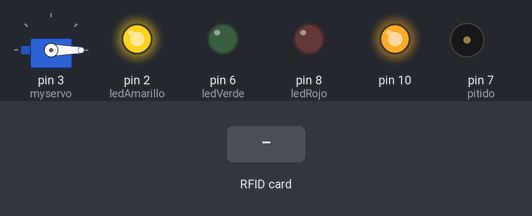
Recording of a sketch running on a simulated Arduino Uno, built with avr-gcc and run on an emulated ATmega328P. Parts: servo, output pins drawn as LEDs (lit = HIGH), buzzer (waves = sounding). Inputs (shaded band) come from the test bench. WiFi joins after 1.5 s; servers stay silent unless stated; uploads are accepted with an empty reply; pins used as bus, display or sensor lines are not drawn; what the sketch prints to the serial monitor is not drawn.

Above: at 1.1 s.
2.3 s: RFID card 5E 7A 19 C4 held to the reader
At 3.4 s:
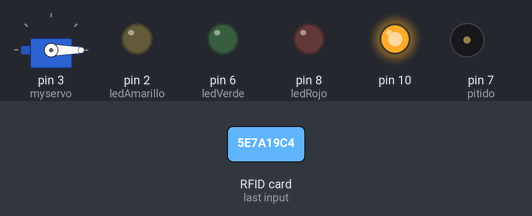
At 6.8 s:
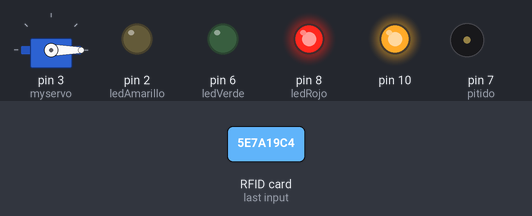
Timing chart, 0 to 12.8 s (numbered marks = the images above; inputs shaded):
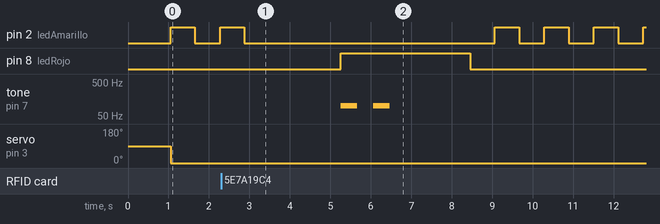

Measured:
- after the input at 2.3 s, pin 8 (ledRojo): LOW → HIGH after 3.0 s, → LOW 3.2 s later; tone on pin 7 (pitido): alternates 100 Hz for 0.40 s and silent for 0.40 s, 4 changes in all, then stays silent, starting after 3.0 s
- by itself, pin 2 (ledAmarillo): repeats every 1.2 s: HIGH 0.60 s, LOW 0.63 s

The sketch:

futurobus.ino
```cpp
#include <SPI.h>
#include <Ethernet.h>
#include <MFRC522.h>
#include <Servo.h>

#define SDA 4
#define RESET 9
#define ledAmarillo 2
#define ledVerde 6
#define ledRojo 8
#define pitido 7
#define infra 5
#define terminal "San%20Felipe" // aca nombre de la ubicacion del arduino

int pos=0;
Servo myservo;
boolean Abierto =false;

MFRC522 mfrc522(SDA, RESET);


// Enter a MAC address and IP address for your controller below.
// The IP address will be dependent on your local network:
byte mac[] = { 0xDE, 0xAD, 0xBE, 0xEF, 0xFE, 0xED };
IPAddress ip(192,168,1,50);
// Initialize the Ethernet server library
// with the IP address and port you want to use
// (port 80 is default for HTTP):
EthernetClient client;
// direccion del servidor con pagina php
char server[] = "192.168.1.2";
String codigo;
String nombre;
boolean fin = false;
boolean pregunta = true;

int val1;
int val2;
int val3;
int val4;
//********************************************************************************************************************

void setup(){
            //iniciar puerto serie
            Serial.begin(9600);
            //inicializo servo
            myservo.attach(3);

            pinMode(ledRojo,OUTPUT);
            pinMode(ledVerde,OUTPUT);
            pinMode(ledAmarillo,OUTPUT);
            pinMode(pitido,OUTPUT);
            //iniciar spi bus
            SPI.begin();
            delay(1000);
            //iniciar coneccion de red
            Ethernet.begin(mac,ip);
            mfrc522.PCD_Init();// Init MFRC522 card
            Serial.println(F("Identifique su tarjeta"));

            //imprimir direccion ip
            //Serial.print("IP: ");
            //Serial.println(Ethernet.localIP());
            }

void loop() {
  myservo.write(0);
            digitalWrite(ledAmarillo,HIGH);
            delay(600);
            digitalWrite(ledAmarillo,LOW);
            delay(600);
            ///////////////////////rfid************************************
            MFRC522::MIFARE_Key key;
            for (byte i = 0; i < 6; i++) key.keyByte[i] = 0xFF;
            //some variables we need
            byte block;
            byte len;
            MFRC522::StatusCode status;
            //-------------------------------------------
            // Look for new cards
            if ( ! mfrc522.PICC_IsNewCardPresent()) {
                return;
                }

            // Select one of the cards
            if ( ! mfrc522.PICC_ReadCardSerial()) {
                return;
                }
            // gusrdo las serie de numero de la tarjeta
            val1=mfrc522.uid.uidByte[0];
            val2=mfrc522.uid.uidByte[1];
            val3=mfrc522.uid.uidByte[2];
            val4=mfrc522.uid.uidByte[3];
            byte buffer1[18];
            block = 4;
            len = 18;
            //------------------------------------------- GET FIRST NAME
            status = mfrc522.PCD_Authenticate(MFRC522::PICC_CMD_MF_AUTH_KEY_A, 4, &key, &(mfrc522.uid)); //line 834 of MFRC522.cpp file
            if (status != MFRC522::STATUS_OK) {
                  Serial.print(F("Authentication failed: "));
                  Serial.println(mfrc522.GetStatusCodeName(status));
                  return;
                }
                status = mfrc522.MIFARE_Read(block, buffer1, &len);
            if (status != MFRC522::STATUS_OK) {
                  Serial.print(F("Reading failed: "));
                  Serial.println(mfrc522.GetStatusCodeName(status));
                  return;
                }

            //PRINT FIRST NAME
            for (uint8_t i = 0; i < 16; i++){
                  if (buffer1[i] != 32){
                        Serial.write(buffer1[i]);
                      }
                }
            Serial.print(" ");
            //---------------------------------------- GET LAST NAME
            byte buffer2[18];
            block = 1;
            status = mfrc522.PCD_Authenticate(MFRC522::PICC_CMD_MF_AUTH_KEY_A, 1, &key, &(mfrc522.uid)); //line 834
            if (status != MFRC522::STATUS_OK) {
                  Serial.print(F("Authentication failed: "));
                  Serial.println(mfrc522.GetStatusCodeName(status));
                  return;
                }
            status = mfrc522.MIFARE_Read(block, buffer2, &len);
            if (status != MFRC522::STATUS_OK) {
                  Serial.print(F("Reading failed: "));
                  Serial.println(mfrc522.GetStatusCodeName(status));
                  return;
                }

            //PRINT LAST NAME
            for (uint8_t i = 0; i < 16; i++) {
                    Serial.write(buffer2[i] );
                }
            //Serial.println(F("\n**End Reading**\n"));
            delay(1000); //change value if you want to read cards faster
            mfrc522.PICC_HaltA();
            mfrc522.PCD_StopCrypto1();
  //************************RFID FIN*****************************
            myservo.write(0);


   // llamo funcion que comunica con el servidor
             httpRequest(val1,val2,val3,val4);

             }
//*********************fin loop******************************************


//funcion coneccion al servidor
 int httpRequest(int uno,int dos, int tres, int cuatro){

              //comprueba si hay coneccion
          if(client.connect(server,80)){
              // Serial.println("\nConectado");
              //enviar peticion http
              //direccion del archivo php dentro del servidor
              //Serial.println(terminal);
              client.print("GET /FuturoBus/arduino.php?nfc_id=");
              //Mandmos la variablre junto al la linea get
              client.print(uno,HEX);
              client.print(dos,HEX);
              client.print(tres,HEX);
              client.print(cuatro,HEX);
              client.print("&terminal=");
              client.print(terminal);
              client.println(" HTTP/1.0");
              // aqui la ip del servidor php
              client.println("Host: 192.168.1.2");
              client.println("User-Agent: Arduino-Ethernet");
              client.println("Coneccion: Close");
              client.println("Refresh: 5");
              client.println();
          }else{
              Serial.println("Fallo en la coneccion");
              Serial.println("Desconctando");
              client.stop();
              }
          delay(500);
          //comprobamos si tenemos respuesta con el servidor y almacenamos el nombre del string codigo
          while(client.available()){
          char c = client.read();
          codigo += c;
          //habilitamos la comprobacion del codigo recibido
          fin=true;
          }

          if(fin){
              //Serial.print(codigo);
              //Analizamos la longitud del codigo recibido
              int longitud = codigo.length();
              //buscamos en que posicion del string se encuentra nuestra variable
              int posicion = codigo.indexOf("valor=");
              //borramos lo que haya almacenado en el string nombre
              nombre = "";
              ///Analizamos el codigo obtenido y almacenamos el nombtre del string nombre
              for(int  i = posicion + 6 ; i < longitud; i++){
                      if(codigo[i] == ';') i = longitud;
                      else nombre += codigo[i];
                  }
              //desabilito analisis del codigo
              fin =false;
              //imprime el nombre obtenido
              if(nombre == "1"){


                unsigned i,j;
                  Serial.println("Bienvenido: " );
                  digitalWrite(ledVerde,HIGH);

                  tone (pitido,700);

                  digitalWrite(pitido,HIGH);
                  delay(800);
                  noTone (pitido);

                  myservo.write(90);
                  delay(2000);
                  digitalWrite(ledVerde,LOW);
                  delay(600);
              }else{
              Serial.println("sin acceso: " );
              digitalWrite(ledRojo,HIGH);
                  tone (pitido,100);

                  digitalWrite(pitido,HIGH);
                  delay(400);
                  noTone (pitido);
                  digitalWrite(pitido,LOW);
                  delay(400);
                  tone (pitido,100);
                  digitalWrite(pitido,HIGH);
                  delay(400);
                  noTone (pitido);
              delay(2000);
              digitalWrite(ledRojo,LOW);
              delay(600);
              }
              //cierro la coneccion
              //Serial.println("Desconectar \n");
              client.stop();
           }
//borra codigo y salir de la funcion de la direccion del servidor

codigo="";
return 1;
}
```
